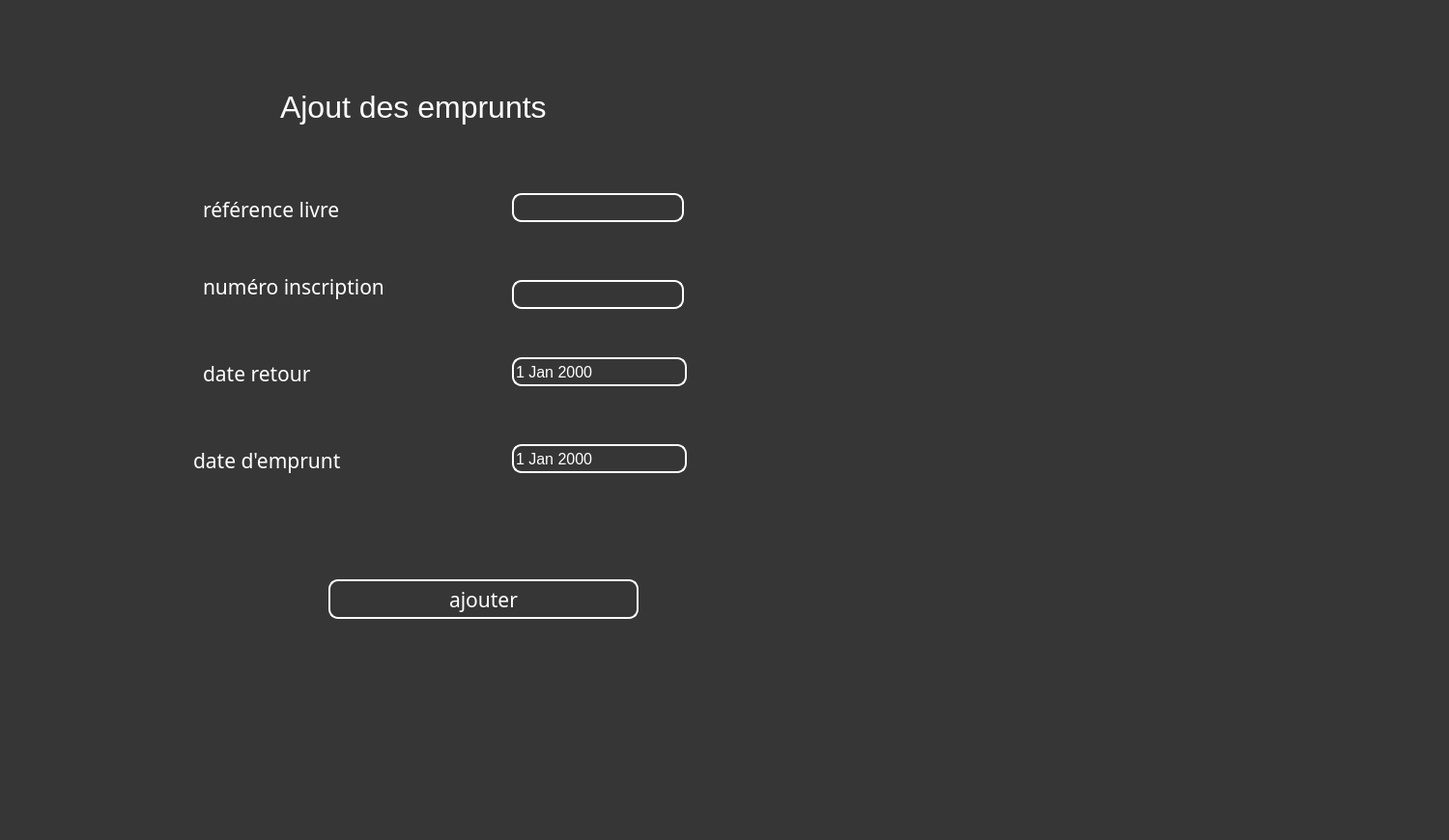
<?xml version="1.0" encoding="UTF-8"?>
<ui version="4.0">
 <class>ajouteremprunt</class>
 <widget class="QWidget" name="ajouteremprunt">
  <property name="geometry">
   <rect>
    <x>0</x>
    <y>0</y>
    <width>1500</width>
    <height>870</height>
   </rect>
  </property>
  <property name="maximumSize">
   <size>
    <width>1500</width>
    <height>870</height>
   </size>
  </property>
  <property name="windowTitle">
   <string>Form</string>
  </property>
  <property name="styleSheet">
   <string notr="true">color: rgb(255, 255, 255);
background-image: url(:/ressources/23.jpg);
background-color: rgb(54, 54, 54);</string>
  </property>
  <widget class="QPushButton" name="ajoutemprunt">
   <property name="geometry">
    <rect>
     <x>340</x>
     <y>600</y>
     <width>321</width>
     <height>41</height>
    </rect>
   </property>
   <property name="font">
    <font>
     <family>Bahnschrift SemiLight</family>
     <pointsize>16</pointsize>
    </font>
   </property>
   <property name="styleSheet">
    <string notr="true">color: rgb(255, 255, 255);

color: rgb(255, 255, 255);
border:2px solid white;
border-radius:10px</string>
   </property>
   <property name="text">
    <string>ajouter</string>
   </property>
  </widget>
  <widget class="QLabel" name="label_5">
   <property name="geometry">
    <rect>
     <x>290</x>
     <y>70</y>
     <width>401</width>
     <height>81</height>
    </rect>
   </property>
   <property name="font">
    <font>
     <pointsize>24</pointsize>
    </font>
   </property>
   <property name="styleSheet">
    <string notr="true">background:transparent;
color: rgb(255, 255, 255);

border-radius:10px</string>
   </property>
   <property name="text">
    <string>Ajout des emprunts</string>
   </property>
  </widget>
  <widget class="QLabel" name="label">
   <property name="geometry">
    <rect>
     <x>210</x>
     <y>280</y>
     <width>230</width>
     <height>33</height>
    </rect>
   </property>
   <property name="font">
    <font>
     <family>Bahnschrift SemiLight</family>
     <pointsize>16</pointsize>
    </font>
   </property>
   <property name="styleSheet">
    <string notr="true">background:transparent;
color: rgb(255, 255, 255);

border-radius:10px</string>
   </property>
   <property name="text">
    <string>numéro inscription</string>
   </property>
  </widget>
  <widget class="QLabel" name="label_4">
   <property name="geometry">
    <rect>
     <x>210</x>
     <y>370</y>
     <width>136</width>
     <height>33</height>
    </rect>
   </property>
   <property name="font">
    <font>
     <family>Bahnschrift SemiLight</family>
     <pointsize>16</pointsize>
    </font>
   </property>
   <property name="styleSheet">
    <string notr="true">background:transparent;
color: rgb(255, 255, 255);
b
border-radius:10px
</string>
   </property>
   <property name="text">
    <string>date retour</string>
   </property>
  </widget>
  <widget class="QLabel" name="label_2">
   <property name="geometry">
    <rect>
     <x>210</x>
     <y>200</y>
     <width>179</width>
     <height>33</height>
    </rect>
   </property>
   <property name="font">
    <font>
     <family>Bahnschrift SemiLight</family>
     <pointsize>16</pointsize>
    </font>
   </property>
   <property name="styleSheet">
    <string notr="true">background:transparent;
color: rgb(255, 255, 255);

border-radius:10px</string>
   </property>
   <property name="text">
    <string>référence livre</string>
   </property>
  </widget>
  <widget class="QLabel" name="label_3">
   <property name="geometry">
    <rect>
     <x>200</x>
     <y>460</y>
     <width>181</width>
     <height>33</height>
    </rect>
   </property>
   <property name="font">
    <font>
     <family>Bahnschrift SemiLight</family>
     <pointsize>16</pointsize>
    </font>
   </property>
   <property name="styleSheet">
    <string notr="true">background:transparent;
color: rgb(255, 255, 255);

border-radius:10px</string>
   </property>
   <property name="text">
    <string>date d'emprunt</string>
   </property>
  </widget>
  <widget class="QLineEdit" name="lemp1">
   <property name="geometry">
    <rect>
     <x>530</x>
     <y>200</y>
     <width>178</width>
     <height>30</height>
    </rect>
   </property>
   <property name="font">
    <font>
     <pointsize>12</pointsize>
    </font>
   </property>
   <property name="styleSheet">
    <string notr="true">background:transparent;
color: rgb(255, 255, 255);
border:2px solid white;
border-radius:10px</string>
   </property>
  </widget>
  <widget class="QLineEdit" name="lemp2">
   <property name="geometry">
    <rect>
     <x>530</x>
     <y>290</y>
     <width>178</width>
     <height>30</height>
    </rect>
   </property>
   <property name="font">
    <font>
     <pointsize>12</pointsize>
    </font>
   </property>
   <property name="styleSheet">
    <string notr="true">background:transparent;
color: rgb(255, 255, 255);
border:2px solid white;
border-radius:10px</string>
   </property>
  </widget>
  <widget class="QDateEdit" name="dateEdit_2">
   <property name="geometry">
    <rect>
     <x>530</x>
     <y>370</y>
     <width>181</width>
     <height>30</height>
    </rect>
   </property>
   <property name="font">
    <font>
     <pointsize>12</pointsize>
    </font>
   </property>
   <property name="styleSheet">
    <string notr="true">background:transparent;
color: rgb(255, 255, 255);
border:2px solid white;
border-radius:10px</string>
   </property>
  </widget>
  <widget class="QDateEdit" name="dateEdit">
   <property name="geometry">
    <rect>
     <x>530</x>
     <y>460</y>
     <width>181</width>
     <height>30</height>
    </rect>
   </property>
   <property name="font">
    <font>
     <pointsize>12</pointsize>
    </font>
   </property>
   <property name="styleSheet">
    <string notr="true">background:transparent;
color: rgb(255, 255, 255);
border:2px solid white;
border-radius:10px</string>
   </property>
  </widget>
 </widget>
 <resources>
  <include location="ressources.qrc"/>
 </resources>
 <connections/>
</ui>
